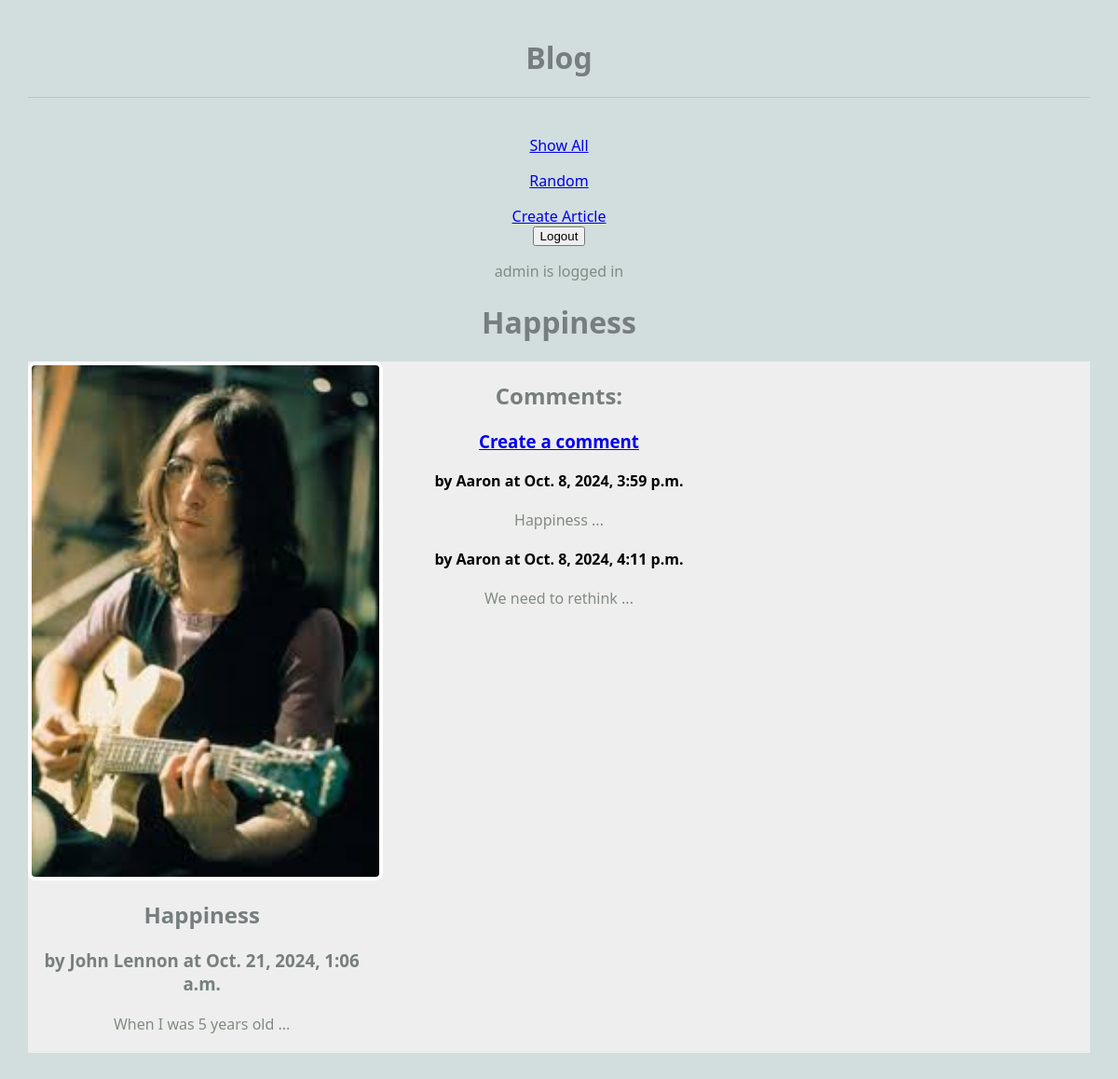
Screenshot of /blog/article/1 (signed in) with the database file from the repository.
### blog/models.py (models this page shows, shortened)
class Article(models.Model):
    user = models.ForeignKey(User, on_delete=models.CASCADE)
    title = models.TextField(blank=False) # Can't be blank. Creates a text field for title
    author = models.TextField(blank=False)
    text = models.TextField(blank=False)
    published = models.DateTimeField(auto_now=True) # When we create an object set the time to now
    image_file = models.ImageField(blank=True) # an actual image
    def get_comments(self):
        comments = Comment.objects.filter(article=self)
        return comments

class Comment(models.Model):
    article = models.ForeignKey("Article", on_delete=models.CASCADE)
    author = models.TextField(blank=False)
    text = models.TextField(blank=False)
    published = models.DateTimeField(auto_now=True)
    def __str__(self):
        return f'{self.text}'

### blog/views.py (the view)
# urls.py: path(r'article/<int:pk>', views.ArticleView.as_view(), name="article"), ## <int:pk> will work with default get_object method
class ArticleView(DetailView):
    model = Article # The model to display
    template_name = 'blog/article.html'
    context_object_name = 'article' # this is the context variable to use in the html

### blog/templates/blog/article.html
{% extends 'blog/base.html' %}
{% block content %}
<h1>{{article.title}}</h1>
<main class="grid-container">
        <article>
            <img src="{{article.image_file.url}}" alt="{{article.image_file.url}}">
            <div>
                <h2>{{article.title}}</h2>
                <h3>by {{article.author}} at {{article.published}}</h3>
                <p>
                    {{article.text}}
                </p>
            </div>
        </article>
        <div>
        {% if article.get_comments %}
            <h2>Comments:</h2>
            <h3><a href="{% url 'create_comment' article.pk %}">Create a comment</a></h3>
            {% for c in article.get_comments %}
            <article>
                <div>
                    <strong>by {{c.author}} at {{c.published}}</strong>
                    <p>
                        {{c.text}}
                    </p>
                </div>
            </article>
            {% endfor %}
        {% else%}
            <h2>No Comments</h2>
        {% endif %}
        </div>
</main>
{% endblock %}

### blog/templates/blog/base.html (shortened to what this page needs)
{% load static %}
<html>
    <head>
        <link rel="stylesheet" href="{% static 'styles-blog.css' %}">
    </head>
    <body>
        <header>
            <h1>Blog</h1>
        </header>
        <nav>
            <li>
                <ul><a href="{% url 'show_all' %}">Show All</a></ul>
                <ul><a href="{% url 'random' %}">Random</a></ul>
                {% if request.user.is_authenticated %}
                <ui><a href="{% url 'create_article' %}">Create Article </a></ui>
                <ui>
                <form action="{% url 'logout' %}" method="POST">
                    <input type="submit" value="Logout">
                </form>
                </ui>
                {% else %}
                <ui><a href="{% url 'login' %}">Login </a></ui>
                {% endif %}
            </li>
            <p>
                {% if request.user.is_authenticated %}
                {{request.user}} is logged in
                {% else %}
                Not Logged In
                {% endif %}
            </p>
        </nav>
    {% block content %}
    {% endblock %}
    </body>
</html>

### static/styles-blog.css (style rules this page uses)
body { margin: 30px; background: #d1dedd; font-family: 'Segoe UI', Tahoma, Geneva, Verdana, sans-serif; text-align: center; }
ul, li { padding: 0px; list-style-type: none; }
h1, h2, h3 { color: #767f7e; }
p { color: #828b82; }
header { max-width: 1200px; margin: 40px auto; border-bottom: 1px solid #bbc7c7; }
.grid-container { background: #eee; max-width: 900px; display: grid; grid-template-columns: repeat(3, 1fr); grid-gap: 10px; max-width: 1200px; margin: 20px auto; }
article img, article.featured img { width: 100%; border: 4px solid #fff; border-radius: 8px; }
article p, article h3 { margin: 20px 10px; }
nav li { display: inline; }

### rows the page displays
Article: title "Happiness", image_file (picture), author "John Lennon", published "Oct. 21, 2024, 1:06 a.m.", text "When I was 5 years old ..."
Comment: author "Aaron", published "Oct. 8, 2024, 3:59 p.m.", text "Happiness ..."
Comment: author "Aaron", published "Oct. 8, 2024, 4:11 p.m.", text "We need to rethink ..."

### other values shown
{{ request.user }} "admin"
